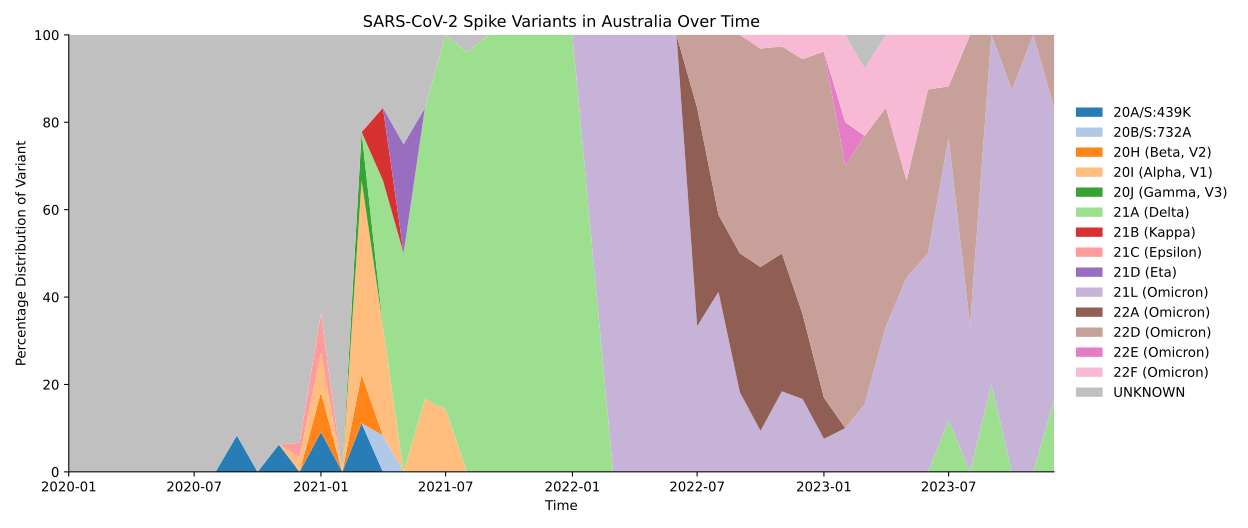

The Python source for this figure:
import json, collections
import pandas as pd
import numpy as np
import matplotlib
matplotlib.use("Agg")
import matplotlib.pyplot as plt
from Bio import SeqIO

# ---------- load ----------
def read_fasta(path):
    recs, h, s = [], None, []
    for line in open(path):
        line = line.strip()
        if line.startswith(">"):
            if h is not None: recs.append((h, "".join(s)))
            h, s = line[1:], []
        else:
            s.append(line)
    recs.append((h, "".join(s)))
    return recs

recs = read_fasta("data/p5-aus-spike-proteins.fasta")
variants = json.load(open("data/variants.json"))
L = len(recs[0][1])

ids   = [h.split("|")[2] for h, _ in recs]
dates = [h.split("|")[1] for h, _ in recs]
seqs  = [s for _, s in recs]

# ---------- reference spike ----------
ref_seq = str(SeqIO.read("data/p1-NC_045512-ref.fasta", "fasta").seq)
ref = np.array(list(ref_seq.upper()))

# ---------- classify ----------
def classify(seq):
    # all differences vs reference (ignore X)
    if all(a == b or a == "X" for a, b in zip(seq, ref)):
        return "NO_MUTATIONS"
    best, best_frac = None, 0.0
    # only consider non-synonymous spike proteins
    for name, v in variants.items():
        muts = [m for m in v["nonsynonymous"] if m["gene"] == "S"]
        hits = sum(seq[m["pos"] - 1] == m["right"] for m in muts)
        frac = hits / len(muts)
        if frac > best_frac:
            best, best_frac = name, frac
    return best if best_frac >= 0.51 else "UNKNOWN"

labels = [classify(s) for s in seqs]
pd.DataFrame({"id": ids, "variant": labels}).to_csv(
    "problem5-classification.csv", header=False, index=False)

# ---------- monthly distribution ----------
df = pd.DataFrame({"date": pd.to_datetime(dates), "variant": labels})
counts = (df.groupby([pd.Grouper(key="date", freq="MS"), "variant"])
            .size().unstack(fill_value=0))
# months with no sequences skipped
counts = counts[counts.sum(axis=1) > 0]
pct = counts.div(counts.sum(axis=1), axis=0) * 100

order = [c for c in pct.columns if c not in ("UNKNOWN", "NO_MUTATIONS")]
order = ["NO_MUTATIONS"] * ("NO_MUTATIONS" in pct.columns) + order + ["UNKNOWN"] * ("UNKNOWN" in pct.columns)
pct = pct[order]

cmap = plt.get_cmap("tab20")
colors = []
for i, c in enumerate(order):
    colors.append("#bdbdbd" if c == "UNKNOWN" else "#f0f0f0" if c == "NO_MUTATIONS" else cmap(i % 20))

fig, ax = plt.subplots(figsize=(13, 5.5))
ax.stackplot(pct.index, pct.T.values, labels=order, colors=colors, alpha=0.95)
ax.set_ylim(0, 100); ax.set_xlim(pct.index.min(), pct.index.max())
ax.set_ylabel("Percentage Distribution of Variant")
ax.set_xlabel("Time")
ax.set_title("SARS-CoV-2 Spike Variants in Australia Over Time")
ax.legend(loc="center left", bbox_to_anchor=(1.01, 0.5), frameon=False)
ax.spines[["top", "right"]].set_visible(False)
fig.tight_layout()
fig.savefig("problem5.svg", format="svg")

print(pd.Series(labels).value_counts())
